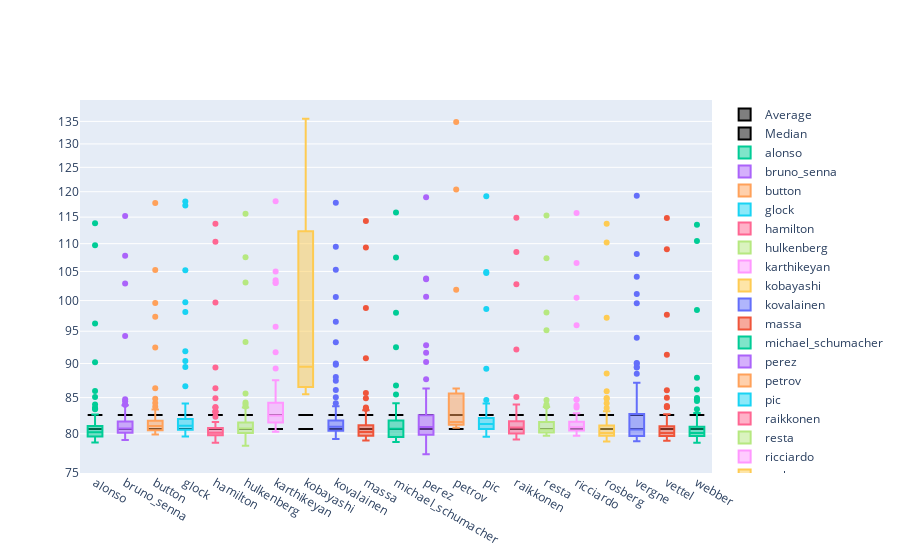

Notebook code for this chart:
### Markdown cell above
Boxplot that compares all drivers to each other.

Each point on a driver is a laptime, showing their range. 

*   The higher the points, slower the time
*   The lower the points, faster the time

Each driver is expected to have some outliers due to accidents on track, but its the consistancy of the range that shows how good a driver is.

This does not factor in the team of the driver. There are always good and bad teams which is a big factor on how fast a driver is, but is not a big factor in terms of consistancy. They do contribute to a small degree, but this graph does not weight that in

Also, the average line is the total lap average across the entire race. Because of this, any accidents that affect lap times will impact the average. For this we used the median

### Code cell
average = working_df[1:].mean(axis=0, skipna=True).tolist()
average_list = []
for _ in range(len(average)): average_list.append(statistics.mean(average))
median = working_df[1:].median(axis=0, skipna=True).tolist()
median_list = []
for _ in range(len(median)): median_list.append(statistics.median(median))

fig = go.Figure()
fig.add_trace(go.Box(x=drivers,y=average_list, name='Average',marker_color = 'black'))
fig.add_trace(go.Box(x=drivers,y=median_list, name='Median',marker_color = 'black'))
for driver in drivers:
    temp = working_df.loc[working_df['Drivers'] == driver]
    lap_time = temp.iloc[0].values[1:].flatten().tolist()
    fig.add_trace(go.Box(y=lap_time, name=driver))
fig.update_yaxes(type="log")
fig.show()
